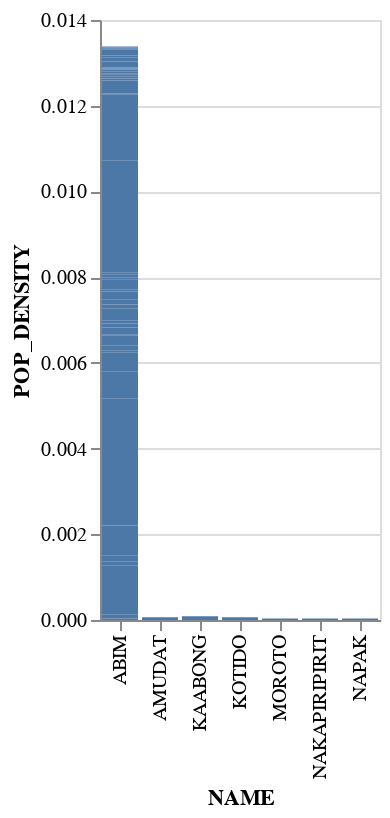

Notebook code cell kept with this figure:
### Code cell
# prompt: Using dataframe pop_density_output: GRAPH

import altair as alt
alt.Chart(pop_density_output).mark_bar().encode(
    x='NAME',
    y='POP_DENSITY'
)

### Figure 1 — Vega-Lite specification as saved in the notebook (floating-point values rounded to 4 significant figures)
{"config": {"view": {"continuousWidth": 400, "continuousHeight": 300}}, "data": {"name": "data-4770e259ef3730e3b54cbb4cee83eefc"}, "mark": "bar", "encoding": {"x": {"field": "NAME", "type": "nominal"}, "y": {"field": "POP_DENSITY", "type": "quantitative"}}, "$schema": "https://vega.github.io/schema/vega-lite/v4.17.0.json", "datasets": {"data-4770e259ef3730e3b54cbb4cee83eefc": [{"NAME": "ABIM", "POP_DENSITY": 3.261e-05}, {"NAME": "AMUDAT", "POP_DENSITY": 6.193e-05}, {"NAME": "KAABONG", "POP_DENSITY": 8.504e-05}, {"NAME": "KOTIDO", "POP_DENSITY": 6.677e-05}, {"NAME": "MOROTO", "POP_DENSITY": 3.58e-05}, {"NAME": "NAKAPIRIPIRIT", "POP_DENSITY": 3.481e-05}, {"NAME": "NAPAK", "POP_DENSITY": 3.718e-05}, {"NAME": "ABIM", "POP_DENSITY": 1.616e-05}, {"NAME": "ABIM", "POP_DENSITY": 8.831e-05}, {"NAME": "ABIM", "POP_DENSITY": 0.001143}, {"NAME": "ABIM", "POP_DENSITY": 9.252e-05}, {"NAME": "ABIM", "POP_DENSITY": 7.458e-05}, {"NAME": "ABIM", "POP_DENSITY": 6.323e-05}, {"NAME": "ABIM", "POP_DENSITY": 0.0006944}, {"NAME": "ABIM", "POP_DENSITY": 0.002973}, {"NAME": "ABIM", "POP_DENSITY": 0.0006131}, {"NAME": "ABIM", "POP_DENSITY": 0.0004446}, {"NAME": "ABIM", "POP_DENSITY": 5.008e-05}, {"NAME": "ABIM", "POP_DENSITY": 0.0001115}, {"NAME": "ABIM", "POP_DENSITY": 0.0002489}, {"NAME": "ABIM", "POP_DENSITY": 2.164e-05}, {"NAME": "ABIM", "POP_DENSITY": 7.571e-05}, {"NAME": "ABIM", "POP_DENSITY": 8.001e-05}, {"NAME": "ABIM", "POP_DENSITY": 9.438e-05}, {"NAME": "ABIM", "POP_DENSITY": 1.249e-05}, {"NAME": "ABIM", "POP_DENSITY": 6.588e-05}, {"NAME": "ABIM", "POP_DENSITY": 0.0001922}, {"NAME": "ABIM", "POP_DENSITY": 7.622e-05}, {"NAME": "ABIM", "POP_DENSITY": 9.909e-05}, {"NAME": "ABIM", "POP_DENSITY": 1.001e-05}, {"NAME": "ABIM", "POP_DENSITY": 9.725e-05}, {"NAME": "ABIM", "POP_DENSITY": 6.724e-05}, {"NAME": "ABIM", "POP_DENSITY": 6.841e-05}, {"NAME": "ABIM", "POP_DENSITY": 6.06e-05}, {"NAME": "ABIM", "POP_DENSITY": 5.061e-05}, {"NAME": "ABIM", "POP_DENSITY": 0.0002355}, {"NAME": "ABIM", "POP_DENSITY": 4.243e-05}, {"NAME": "ABIM", "POP_DENSITY": 7.066e-05}, {"NAME": "ABIM", "POP_DENSITY": 3.535e-05}, {"NAME": "ABIM", "POP_DENSITY": 0.002615}, {"NAME": "ABIM", "POP_DENSITY": 0.001543}, {"NAME": "ABIM", "POP_DENSITY": 2.869e-05}, {"NAME": "ABIM", "POP_DENSITY": 0.0003034}, {"NAME": "ABIM", "POP_DENSITY": 4.684e-05}, {"NAME": "ABIM", "POP_DENSITY": 5.104e-05}, {"NAME": "ABIM", "POP_DENSITY": 3.549e-05}, {"NAME": "ABIM", "POP_DENSITY": 2.279e-05}, {"NAME": "ABIM", "POP_DENSITY": 5.509e-05}, {"NAME": "ABIM", "POP_DENSITY": 4.558e-05}, {"NAME": "ABIM", "POP_DENSITY": 2.379e-05}, {"NAME": "ABIM", "POP_DENSITY": 2.103e-05}, {"NAME": "ABIM", "POP_DENSITY": 0.0001417}, {"NAME": "ABIM", "POP_DENSITY": 8.72e-05}, {"NAME": "ABIM", "POP_DENSITY": 5.308e-05}, {"NAME": "ABIM", "POP_DENSITY": 0.0001308}, {"NAME": "ABIM", "POP_DENSITY": 2.14e-05}, {"NAME": "ABIM", "POP_DENSITY": 1.293e-05}, {"NAME": "ABIM", "POP_DENSITY": 2.005e-05}, {"NAME": "ABIM", "POP_DENSITY": 1.976e-05}]}}
